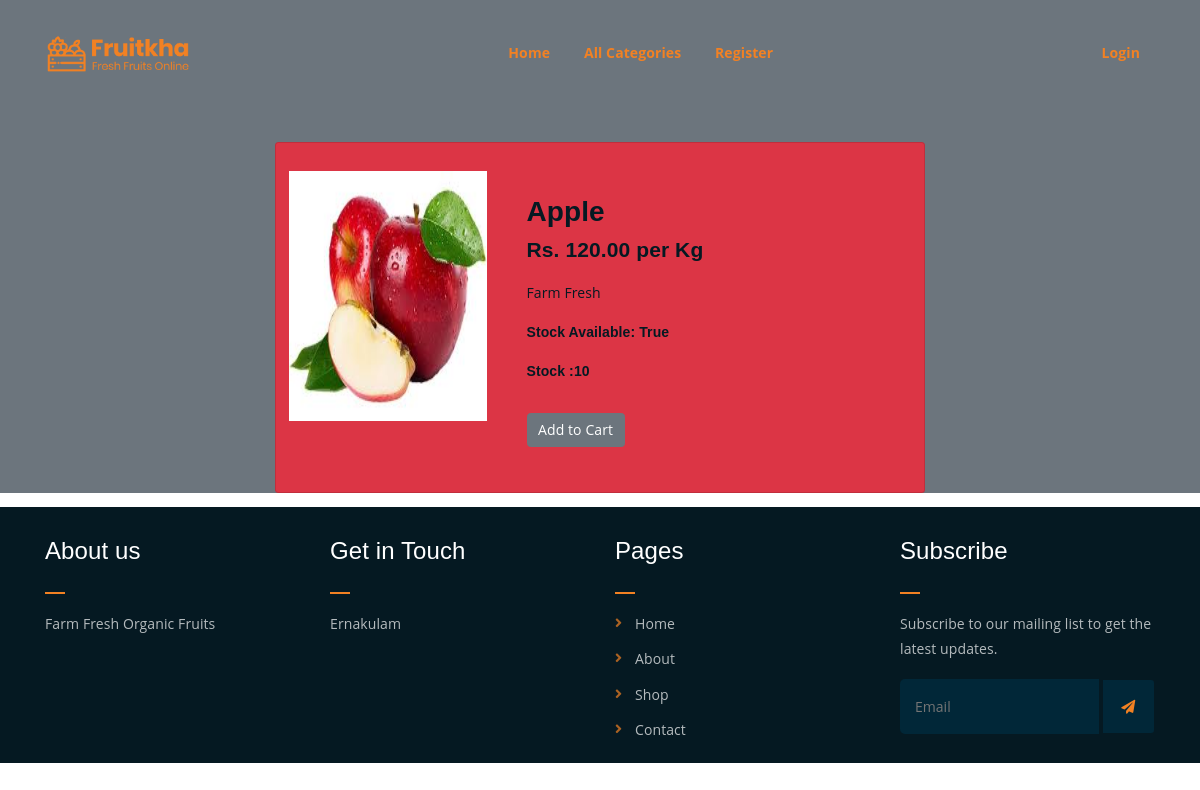
The page /product_details/1 on the database its author committed.
### shop/models.py (models this page shows, shortened)
class Product(models.Model):
    name=models.CharField(max_length=20)
    desc=models.TextField()
    image=models.ImageField(upload_to='products')
    price=models.DecimalField(max_digits=10,decimal_places=2)
    stock=models.IntegerField()
    available=models.BooleanField(default=True)
    created=models.DateTimeField(auto_now_add=True)
    updated=models.DateTimeField(auto_now=True)
    category=models.ForeignKey(Category,on_delete=models.CASCADE)

### shop/views.py (the view)
# urls.py: path('product_details/<int:p>',views.product_details,name='product_details'),
def product_details(request,p):
    pro=Product.objects.get(id=p)
    context={'product':pro}
    return render(request,'details.html',context)

### cart/context_processors.py (called while the page is built, shortened)
def count_items(request):
    u=request.user
    count=0
    return {'c':count}

### shop/context_processors.py (called while the page is built)
def menu_links(request):
    c=Category.objects.all()
    return {'links':c}

### templates/details.html (shortened to what this page needs)
{% extends 'base.html' %}
{% load static %}
{% block content %}
<div class="container-fluid bg-secondary">
<div style="height:100px;width:100%"></div>
<div class="card mb-3 mt-5 mx-auto p-4 bg-danger" style="max-width: 650px;">
  <div class="row g-0">
    <div class="col-md-4 p-2">
      <img src="{{product.image.url}}" class="rounded-start" alt="..." height="250px" width="100%">
    </div>
    <div class="col-md-8 lh-lg ps-5">
      <div class="card-body mt-3 text-start fs-5">
        <h3 class="card-title">{{product.name}}</h3>
        <h4 class="card-text"><strong>Rs. {{product.price}}</strong> per Kg</h4>
        <p class="card-text">{{product.desc}}</p>
        <h6 class="card-text">Stock Available: {{product.available}}</h6>
        <h6 class="card-text">Stock :{{product.stock}}</h6>
        {% if user.is_superuser == True %}
        {% if product.stock > 0 %}
        <h5>Product In Stock</h5>
        <a href="{% url 'shop:addstock' product.id %}" class="btn btn-secondary fw-bold mt-3 mb-2 text-center">ADD Stock</a>
        {% else %}
        <h5>Product Out of Stock</h5>
        <a href="{% url 'cart:addtocart' product.id %}" class="btn btn-secondary fw-bold mt-3 mb-2 text-center">ADD Stock</a>
        {% endif %}
        {% else %}
        {% if product.stock > 0 %}
        <a href="{% url 'cart:addtocart' product.id %}" class="btn btn-secondary fw-bold mt-3 mb-2 text-center">Add to Cart</a>
        {% else %}
        <h5>Out  of Stock</h5>
        {% endif %}
        {% endif %}
      </div>
    </div>
  </div>
</div>
    </div>
{% endblock %}

### static/assets/css/main.css (style rules this page uses)
html { font-size: 14px; font-weight: 400; line-height: 28px; height: 100%; }
body { font-family: "Open Sans", sans-serif; font-weight: 400; font-size: 1rem; letter-spacing: 0.1px; line-height: 1.8; color: #051922; overflow-x: hidden; }
body img { max-width: 100%; }
a { cursor: pointer; text-decoration: none; -webkit-transition: all 0.2s ease-in-out; -o-transition: all 0.2s ease-in-out; transition: all 0.2s ease-in-out; }
h1, .h1, h2, .h2, h3, .h3, h4, .h4, h5, .h5, h6, .h6 { font-family: "Poppins", sans-serif; font-weight: 700; margin: 0 0 1.25rem 0; color: #051922; }
h3, .h3 { font-size: 2rem; font-weight: 700; line-height: 2.25rem; }
h4, .h4 { font-size: 1.5rem; font-weight: 700; line-height: 1.75rem; }
h6, .h6 { font-size: 1rem; font-weight: 700; line-height: 1.5rem; }
p { font-family: "Open Sans", sans-serif; font-weight: 400; font-size: 1rem; letter-spacing: 0.1px; line-height: 1.8; color: #051922; margin: 0 0 1.25rem 0; }
html, body { height: 100%; }

### rows shown on the page
Product: image (picture), name "Apple", price "120.00", desc "Farm Fresh", available "True", stock "10"
